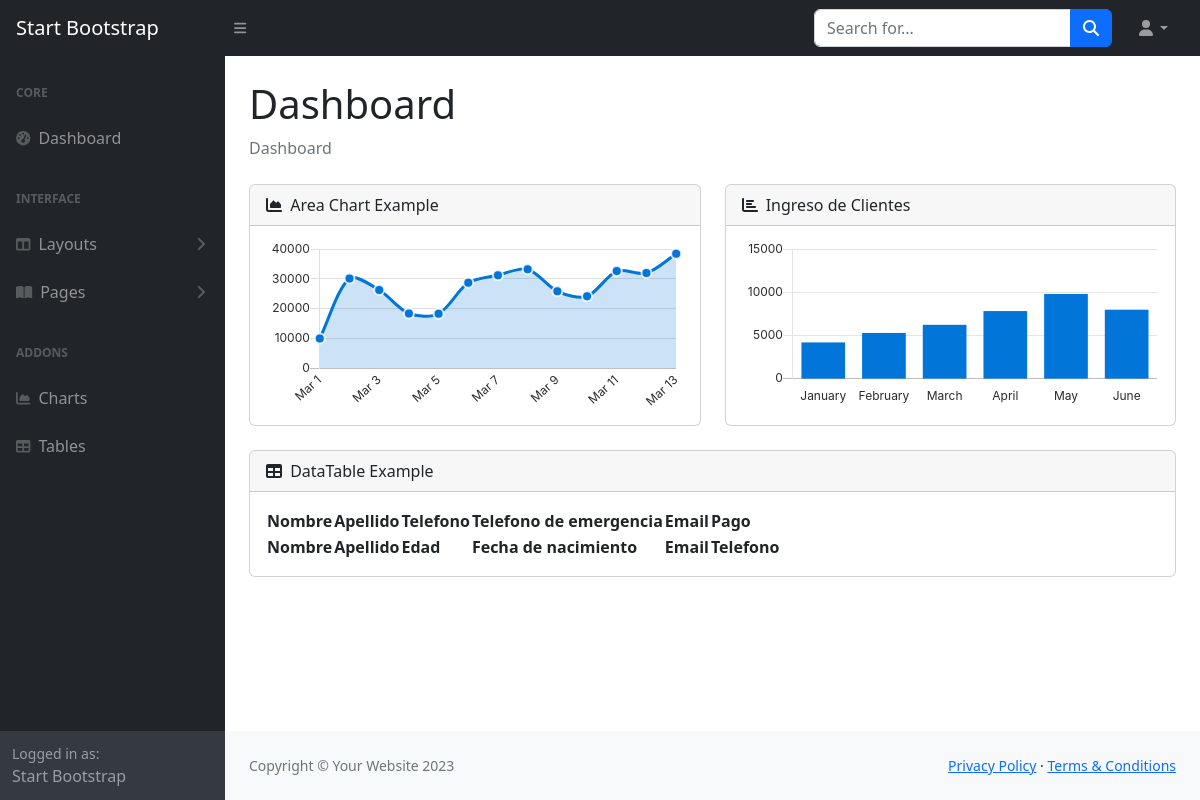
The page /index on the database as committed earlier.
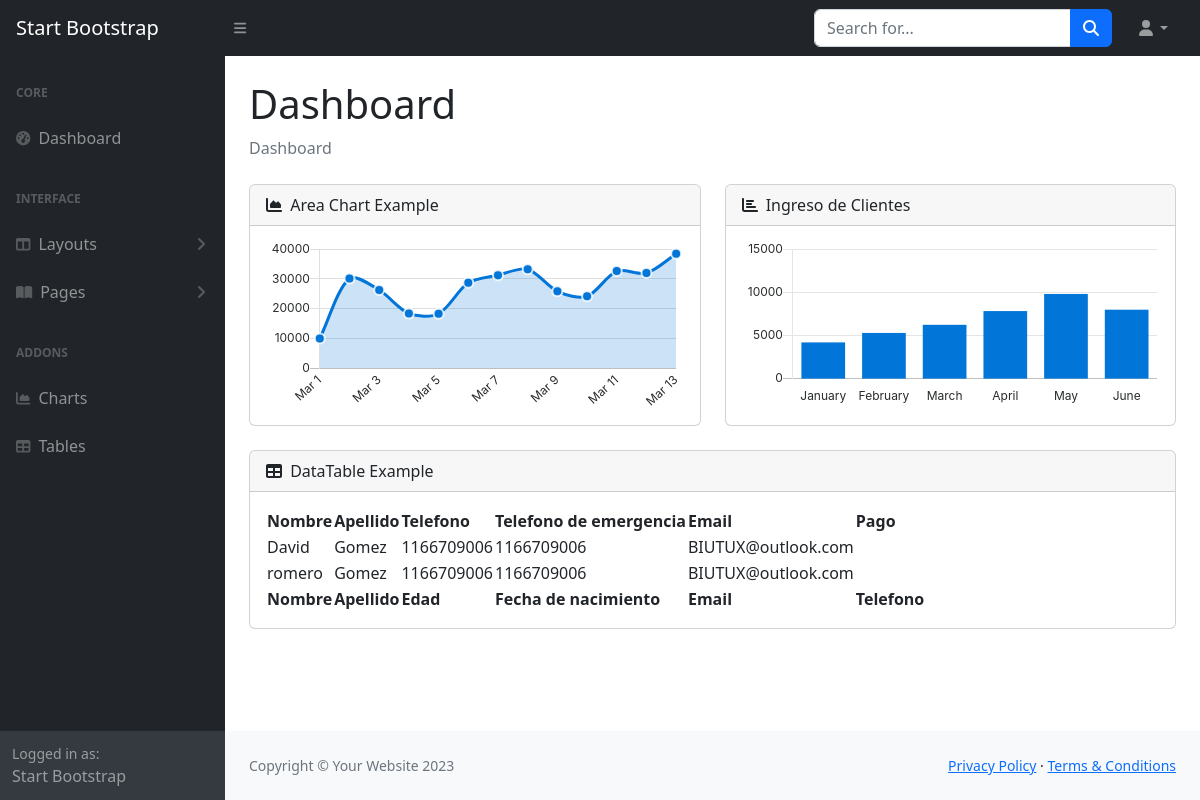
The same page on the database as committed later.
### starke_app/models.py (models this page shows)
class client_register_model(models.Model):
    nombre=models.CharField(max_length=100,blank= True, null=True)
    apellido=models.CharField(max_length=100,blank= True, null=True)
    edad= models.IntegerField(blank= True, null=True)
    fecha_nacimiento= models.DateField(blank= True, null=True)
    email=models.EmailField(max_length=100,blank= True, null=True)
    telefono=models.IntegerField(blank= True, null=True)
    telefono_emergencia=models.IntegerField(blank= True, null=True)
    nombre_emergencia=models.CharField(max_length=100,blank= True, null=True)
    SI = 'Si'
    NO = 'No'
    OPCIONES_SN = [(SI,'Si'),
                   (NO,'No')]
    problemas_cardiacos = models.CharField(max_length= 5,
                                  blank = True,
                                  choices= OPCIONES_SN,
                                  default=NO)
    problemas_asma = models.CharField(max_length= 5,
                                  blank = True,
                                  choices= OPCIONES_SN,
                                  default=NO)
    lesion_pregunta = models.CharField(max_length= 5,
                                  blank = True,
                                  choices= OPCIONES_SN,
                                  default=NO)
    especificar_lesion = models.TextField(max_length= 500, blank= True, null=True)
    UNO = 1
    DOS=2
    TRES=3
    CUATRO=4
    CINCO=5
    SEIS=6
    SIETE=7
    OPCIONES_DIAS = [(UNO,1),(DOS,2),(TRES,3),(CUATRO,4),(CINCO,5),(SEIS,6),(SIETE,7)]
    disciplina = models.ForeignKey(disciplinas_model,
                                   on_delete = models.CASCADE,
                                   null=True,blank=True)
    dias = models.IntegerField(blank=True,null= True,
                               choices = OPCIONES_DIAS,
                               default = UNO)
    DIARIO = 'Diario'
    MENSUAL = 'Mensual'
    SEMANAL = 'Semanal'
    DIARIO = 'Diario'
    OPCIONES_PLAN = [(DIARIO,'Diario'),
                 (MENSUAL,'Mensual'),
                  (SEMANAL,'Semanal'),
                  (DIARIO,'Diario')
                 ]
    plan = models.CharField(max_length= 20,
                                  blank = True,
                                  null=True,
                                  choices= OPCIONES_PLAN,
                                  default=MENSUAL)

### starke_app/views.py (the view)
# urls.py: path('index',index, name = 'index'),
def index (request):
    conn = sqlite3.connect('db.sqlite3.bd')
    form= client_register_model.objects.all()
    total_nombres = client_register_model.objects.filter(nombre='David')
    return render(request,'starke_app/dashboard/index.html',{'form':form,'total_nombres':total_nombres})

### starke_app/templates/starke_app/dashboard/index.html (shortened to what the changed rows need)
<!DOCTYPE html>
<html lang="es">
    <head>
        {% load static %}
        <link href="https://cdn.jsdelivr.net/npm/simple-datatables@7.1.2/dist/style.min.css" rel="stylesheet" />
        <link href="{% static 'starke_app/css/styles.css' %}" rel="stylesheet" />
    </head>
    <body class="sb-nav-fixed">
        <div id="layoutSidenav">
            <div id="layoutSidenav_content">
                <main>
                    <div class="container-fluid px-4">
                        <h1 class="mt-4">Dashboard</h1>
                        <div class="card mb-4">
                            <div class="card-body">
                                <table id="datatablesSimple">
                                    <thead>
                                        <tr>
                                            <th>Nombre</th>
                                            <th>Apellido</th>
                                            <th>Telefono</th>
                                            <th>Telefono de emergencia</th>
                                            <th>Email</th>
                                            <th>Pago</th>
                                        </tr>
                                    </thead>
                                    <tfoot>
                                        <tr>
                                            <th>Nombre</th>
                                            <th>Apellido</th>
                                            <th>Edad</th>
                                            <th>Fecha de nacimiento</th>
                                            <th>Email</th>
                                            <th>Telefono</th>
                                        </tr>
                                    </tfoot>
                                    <tbody>
                                        {% block datos_table %}
                                        {% for i in form %}
                                        <tr>
                                            <td>{{ i.nombre }}</td>
                                            <td>{{ i.apellido }}</td>
                                            <td>{{ i.telefono }}</td>
                                            <td>{{ i.telefono_emergencia }}</td>
                                            <td>{{ i.email}}</td>
                                            <td>{{ i.pago }}</td>
                                        </tr>
                                        {% endfor %}
                                        {% endblock %}
                                    </tbody>
                                </table>
                            </div>
                        </div>
                    </div>
                </main>
            </div>
        </div>
       <script>
        Chart.defaults.global.defaultFontFamily = '-apple-system,system-ui,BlinkMacSystemFont,"Segoe UI",Roboto,"Helvetica Neue",Arial,sans-serif';
        Chart.defaults.global.defaultFontColor = '#292b2c';
        // Bar Chart Example
        var ctx = document.getElementById("myBarChart");
        var myLineChart = new Chart(ctx, {
          type: 'bar',
          data: {
            labels: ["January", "February", "March", "April", "May", "June"],
            datasets: [{
              label: "Revenue",
              backgroundColor: "rgba(2,117,216,1)",
              borderColor: "rgba(2,117,216,1)",
              data: [4215, 5312, 6251, 7841, 9821, 8000],
            }],
          },
          options: {
            scales: {
              xAxes: [{
                time: {
                  unit: 'month'
                },
                gridLines: {
                  display: false
                },
                ticks: {
                  maxTicksLimit: 6
                }
              }],
              yAxes: [{
                ticks: {
                  min: 0,
                  max: 15000,
                  maxTicksLimit: 5
                },
                gridLines: {
                  display: true
                }
              }],
            },
            legend: {
              display: false
            }
          }
        });
        </script>
    </body>
</html>

Rows that differ between the two databases and show on the page:
added client_register_model: nombre "David", apellido "Gomez", telefono "1166709006", telefono_emergencia "1166709006", email "BIUTUX@outlook.com"
added client_register_model: nombre "romero", apellido "Gomez", telefono "1166709006", telefono_emergencia "1166709006", email "BIUTUX@outlook.com"
